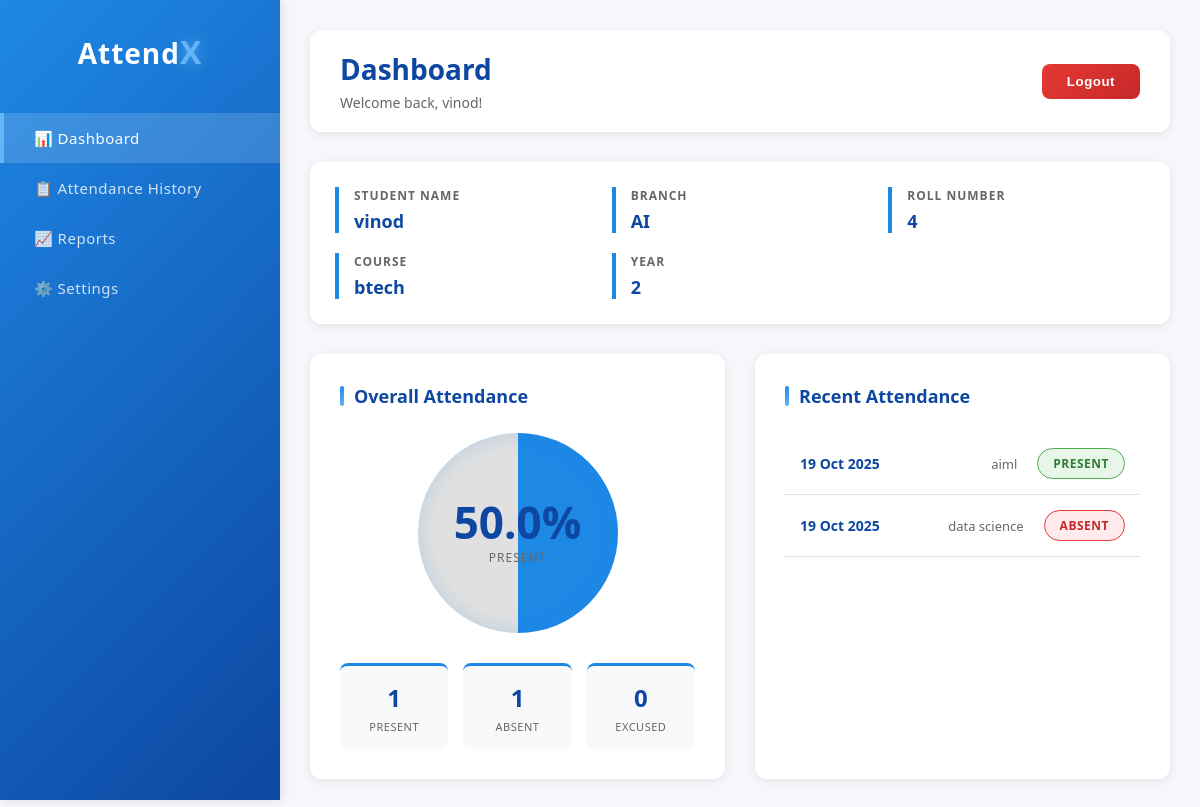
The page /student-dashboard/ (signed in) on the database its author committed.
### home/models.py (models this page shows, shortened)
class Student(models.Model):
    user = models.OneToOneField(User, on_delete=models.CASCADE)
    name = models.CharField(max_length=100)
    roll_number = models.CharField(primary_key=True, max_length=20)
    course = models.CharField(max_length=100)
    year = models.IntegerField()
    branch = models.CharField(max_length=100,blank=True, null=True)
    teacher = models.ForeignKey(Teacher, on_delete=models.SET_NULL, null=True, blank=True, related_name="students")

class Attendance(models.Model):
    STATUS_CHOICES = [
        ('Present', 'Present'),
        ('Absent', 'Absent'),
        ('Late', 'Late'),
        ('Excused', 'Excused'),
    ]
    ATTENDENCE_TYPE_CHOICES = [
        ('One' , 'Single Session'),
        ('Two' , 'Double Session'),
    ]
    student = models.ForeignKey(Student, on_delete=models.CASCADE, related_name="attendance_records")
    subject = models.ForeignKey(Subject, on_delete=models.CASCADE, related_name="attendance_records")
    type = models.CharField(max_length=3, choices=ATTENDENCE_TYPE_CHOICES, default='One')
    date = models.DateField()
    status = models.CharField(max_length=10, choices=STATUS_CHOICES, default='Present')
    marked_by = models.ForeignKey(Teacher, on_delete=models.SET_NULL, null=True, blank=True, related_name="marked_attendance")
    class Meta:
        unique_together = ('student', 'subject', 'date')
        ordering = ['-date']

class Subject(models.Model):
    name = models.CharField(max_length=100)
    code = models.CharField(max_length=20, unique=True)

### home/views.py (the view)
# urls.py: path('student-dashboard/', views.student_dashboard_view, name='student_dashboard'),
def student_dashboard_view(request):
    if not request.user.is_authenticated:
        return redirect('login')
    try:
        student = Student.objects.get(user=request.user)
        attendance_records = student.attendance_records.all()[:10]  # Last 10 records
        all_records = student.attendance_records.all()
        total_classes = all_records.count()
        present_count = all_records.filter(status='Present').count()
        absent_count = all_records.filter(status='Absent').count()
        late_count = all_records.filter(status='Late').count()
        excused_count = all_records.filter(status='Excused').count()
        if total_classes > 0:
            attendance_percentage = round((present_count / total_classes) * 100, 1)
        else:
            attendance_percentage = 0
        context = {
            'user': request.user,
            'student': student,
            'attendance_records': attendance_records,
            'user_type': 'student',
            'total_classes': total_classes,
            'present_count': present_count,
            'absent_count': absent_count,
            'late_count': late_count,
            'excused_count': excused_count,
            'attendance_percentage': attendance_percentage,
        }
        return render(request, 'student_dashboard.html', context)
    except Student.DoesNotExist:
        messages.error(request, 'Access denied. Student profile not found.')
        return redirect('login')

### home/templates/student_dashboard.html (shortened to what this page needs)
<!DOCTYPE html>
<html lang="en">
<head>
</head>
<body>
    <div class="sidebar" id="sidebar">
        <div class="sidebar-logo">
            <h1>Attend<span class="x">X</span></h1>
        </div>
        <ul class="sidebar-menu">
            <li class="menu-item">
                <a href="#dashboard" class="menu-link active">📊 Dashboard</a>
            </li>
            <li class="menu-item">
                <a href="#history" class="menu-link">📋 Attendance History</a>
            </li>
            <li class="menu-item">
                <a href="#reports" class="menu-link">📈 Reports</a>
            </li>
            <li class="menu-item">
                <a href="#settings" class="menu-link">⚙️ Settings</a>
            </li>
        </ul>
    </div>
    <div class="main-content">
        <div class="header">
            <div class="header-title">
                <h1>Dashboard</h1>
                <p>Welcome back, {{ student.user.username }}!</p>
            </div>
            <button class="logout-btn" onclick="handleLogout()">Logout</button>
        </div>
        <div class="student-info">
            <div class="info-grid">
                <div class="info-item">
                    <div class="info-label">Student Name</div>
                    <div class="info-value">{{student.user.username}} </div>
                </div>
                <div class="info-item">
                    <div class="info-label">Branch</div>
                    <div class="info-value">{{student.branch}}</div>
                </div>
                <div class="info-item">
                    <div class="info-label">Roll Number</div>
                    <div class="info-value">{{student.roll_number}}</div>
                </div>
                <div class="info-item">
                    <div class="info-label">Course</div>
                    <div class="info-value">{{student.course}}</div>
                </div>
                <div class="info-item">
                    <div class="info-label">Year</div>
                    <div class="info-value">{{student.year}}</div>
                </div>
            </div>
        </div>
        <div class="attendance-section">
            <div class="attendance-card">
                <div class="card-title">Overall Attendance</div>
                <div class="attendance-progress">
                    <div class="progress-container" style="--percentage: {{ attendance_percentage }}%;">
                        <div class="progress-circle">
                            <div class="progress-text">
                                <div class="percentage">{{ attendance_percentage }}%</div>
                                <div class="percentage-label">Present</div>
                            </div>
                        </div>
                    </div>
                    <div class="attendance-stats">
                        <div class="stat-item">
                            <div class="stat-number">{{ present_count }}</div>
                            <div class="stat-label">Present</div>
                        </div>
                        <div class="stat-item">
                            <div class="stat-number">{{ absent_count }}</div>
                            <div class="stat-label">Absent</div>
                        </div>
                        <div class="stat-item">
                            <div class="stat-number">{{ excused_count }}</div>
                            <div class="stat-label">Excused</div>
                        </div>
                    </div>
                </div>
            </div>
            <div class="attendance-card">
                <div class="card-title">Recent Attendance</div>
                <div class="history-container">
                    {% if attendance_records %}
                        {% for record in attendance_records %}
                        <div class="history-item">
                            <span class="history-date">{{ record.date|date:"d M Y" }}</span>
                            <span class="history-time">{{ record.subject.name }}</span>
                            <span class="status-badge status-{{ record.status|lower }}">{{ record.status }}</span>
                        </div>
                        {% endfor %}
                    {% else %}
                        <div class="no-data">
                            <p>No attendance records found.</p>
                        </div>
                    {% endif %}
                </div>
            </div>
        </div>
    </div>
</body>
</html>

### rows shown on the page
Student: user.username "vinod", branch "AI", roll_number "4", course "btech", year "2"
Attendance: date "19 Oct 2025", subject.name "aiml", status "PRESENT"
Attendance: date "19 Oct 2025", subject.name "data science", status "ABSENT"

### other values the page prints
{{ attendance_percentage }} "50.0"
{{ present_count }} "1"
{{ absent_count }} "1"
{{ excused_count }} "0"
